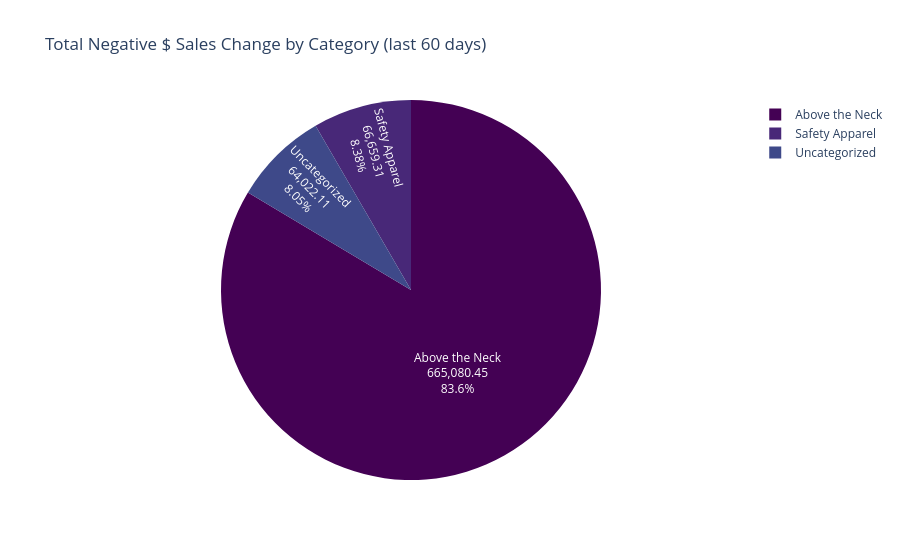

The notebook cell this image was saved under:
### Code cell
# Performance by Account Category
category_performance = Competitor_Negative_sales_change_5000.groupby('Account Category').agg({
    'Total $ Sales Change': 'sum',
    '1P Unit Sales Change': 'sum',
    'Average Price': 'mean'
}).reset_index()

print(category_performance)

# Use absolute values for the pie chart to visualize negative sales changes
category_performance['Total $ Sales Change (abs)'] = category_performance['Total $ Sales Change'].abs()

# Pie Chart Visualization for Total $ Sales Change by Account Category
fig = px.pie(
    category_performance, 
    values='Total $ Sales Change (abs)', 
    names='Account Category', 
    title='Total Negative $ Sales Change by Category (last 60 days)', 
    color_discrete_sequence=px.colors.sequential.Viridis
)

# Update the traces to include both percentage and total sales change
fig.update_traces(textinfo='percent+label+value')

# Show the figure
fig.show()

### Figure 1 — Plotly figure (JSON) as saved in the notebook; plotly's stock layout.template omitted (floating-point values rounded to 4 significant figures)
{"data": [{"domain": {"x": [0, 1], "y": [0, 1]}, "hovertemplate": "Account Category=%{label}<br>Total $ Sales Change (abs)=%{value}<extra></extra>", "labels": ["Above the Neck", "Safety Apparel", "Uncategorized"], "legendgroup": "", "name": "", "showlegend": true, "textinfo": "percent+label+value", "type": "pie", "values": [665100.0, 66660.0, 64020.0]}], "layout": {"legend": {"tracegroupgap": 0}, "piecolorway": ["#440154", "#482878", "#3e4989", "#31688e", "#26828e", "#1f9e89", "#35b779", "#6ece58", "#b5de2b", "#fde725"], "title": {"text": "Total Negative $ Sales Change by Category (last 60 days)"}}}
